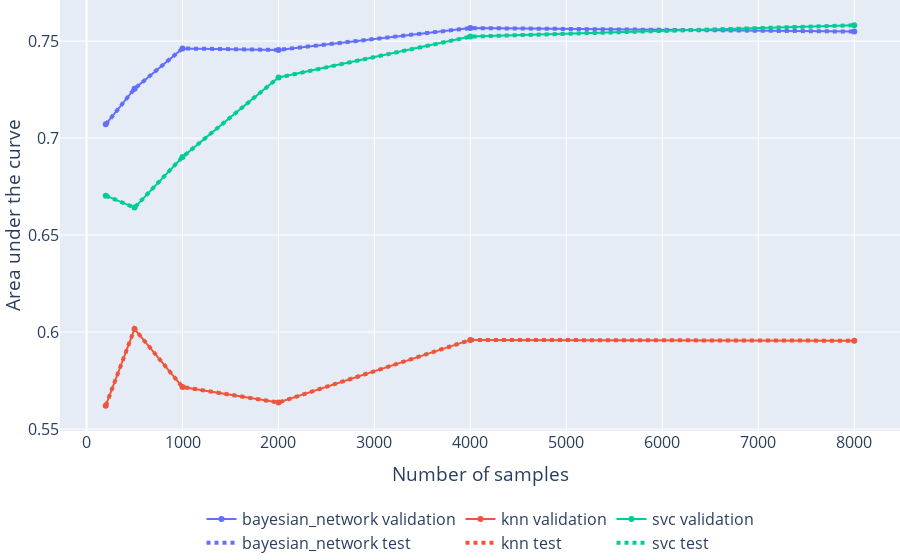
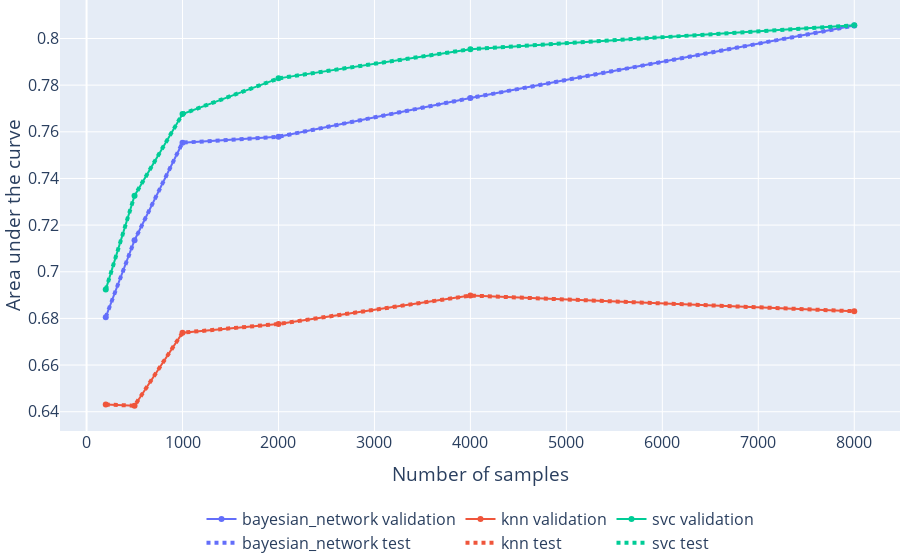

Notebook cell for these charts, in order:
### Code cell
for dataset_choice, num_samples in zip(["eclipse_72k", "mozilla_200k"], [4000,8000]):
    d = df.query(f"dataset_choice == '{dataset_choice}'")
    d.sort_values(["num_samples","algorithm_group"],inplace=True)
    d = d.rename({"accuracy_val": "Validation accuracy with best threshold", "accuracy_test": "Test accuracy with best threshold", "num_samples": "Number of samples"}, axis=1)
    fig = px.line(
        d,
        x="Number of samples",
        y="auc_val",
        color="algorithm_group",
        markers=True,
    )
    for i,trace in enumerate(fig.data):
        trace.name =  trace.name + ' validation'
    fig2 = px.line(d, x="Number of samples", y="auc_test", color="algorithm_group")
    for i,trace in enumerate(fig2.data):
        trace.name = trace.name + ' test'
    fig2.update_traces(patch={"line": {"dash": 'dot', 'width': 4}}) 
    for i in range(3):
        fig.add_trace(fig2.data[i])
    fig.update_layout(
        font=dict(size=16),  # Set the default font size for all text elements in the figure
        margin=dict(l=0, r=0, t=0, b=0) # remove the borders in white
    )
    fig.update_yaxes(title_text="Area under the curve")
    fig.update_layout(legend=dict(
        orientation="h",
        yanchor="bottom",
        xanchor="center",
        x=0.5,
        y=-0.3,
        title="",
    ))
    fig.write_image(f"../../data/baseline_studies/{dataset_choice}_auc.png", format="png", scale=3)
    fig.show()
    # Then the confusion matrix
    d = df.query(f"dataset_choice == '{dataset_choice}' & num_samples == {num_samples}")
    d.sort_values(["num_samples","algorithm_group"],inplace=True)
    for i,l in d.iterrows():
        conf_matrix_test = l["confusion_matrix_test"]
        algo = l['classifier']
        for conf_matrix_name, conf_matrix_id in zip(["Validation", "Test"],["val","test"]):
            conf_matrix = l[f"confusion_matrix_{conf_matrix_id}"]
            f1 = l[f"f1_{conf_matrix_id}"]
            threashold = l[f"threashold_{conf_matrix_id}"]
            print(f"{dataset_choice} {conf_matrix_name} threashold {threashold:.2f} {algo}", l.params)
            plot_confusion(
                conf_matrix=np.array(conf_matrix),
                unique_values=[0, 1],
                title=f"",
                backend=None,
                name_tot_line="Sum of line",#\nPrecision\n(Diagonal: Accucy)",
                name_tot_cols="Sum of column",#\nRecall",
                complement=False,
                cmap="coolwarm",
                shift_max=1.,
                folder_path=Path(f"../../data/baseline_studies/"),
                id=f"{dataset_choice}_{conf_matrix_id}_{algo}",
            )

### Figure 1 — Plotly figure (JSON) as saved in the notebook; plotly's stock layout.template omitted (floating-point values rounded to 4 significant figures)
{"data": [{"hovertemplate": "algorithm_group=bayesian_network<br>Number of samples=%{x}<br>auc_val=%{y}<extra></extra>", "legendgroup": "bayesian_network", "line": {"color": "#636efa", "dash": "solid"}, "marker": {"symbol": "circle"}, "mode": "markers+lines", "name": "bayesian_network validation", "orientation": "v", "showlegend": true, "type": "scatter", "x": [200, 500, 1000, 2000, 4000, 8000], "xaxis": "x", "y": [0.7071, 0.7255, 0.7462, 0.7455, 0.7567, 0.7549], "yaxis": "y"}, {"hovertemplate": "algorithm_group=knn<br>Number of samples=%{x}<br>auc_val=%{y}<extra></extra>", "legendgroup": "knn", "line": {"color": "#EF553B", "dash": "solid"}, "marker": {"symbol": "circle"}, "mode": "markers+lines", "name": "knn validation", "orientation": "v", "showlegend": true, "type": "scatter", "x": [200, 500, 1000, 2000, 4000, 8000], "xaxis": "x", "y": [0.562, 0.6016, 0.5716, 0.5637, 0.5959, 0.5955], "yaxis": "y"}, {"hovertemplate": "algorithm_group=svc<br>Number of samples=%{x}<br>auc_val=%{y}<extra></extra>", "legendgroup": "svc", "line": {"color": "#00cc96", "dash": "solid"}, "marker": {"symbol": "circle"}, "mode": "markers+lines", "name": "svc validation", "orientation": "v", "showlegend": true, "type": "scatter", "x": [200, 500, 1000, 2000, 4000, 8000], "xaxis": "x", "y": [0.6703, 0.6642, 0.6903, 0.7312, 0.7523, 0.7582], "yaxis": "y"}, {"hovertemplate": "algorithm_group=bayesian_network<br>Number of samples=%{x}<br>auc_test=%{y}<extra></extra>", "legendgroup": "bayesian_network", "line": {"color": "#636efa", "dash": "dot", "width": 4}, "marker": {"symbol": "circle"}, "mode": "lines", "name": "bayesian_network test", "orientation": "v", "showlegend": true, "type": "scatter", "x": [200, 500, 1000, 2000, 4000, 8000], "xaxis": "x", "y": [0.7071, 0.7255, 0.7462, 0.7455, 0.7567, 0.7549], "yaxis": "y"}, {"hovertemplate": "algorithm_group=knn<br>Number of samples=%{x}<br>auc_test=%{y}<extra></extra>", "legendgroup": "knn", "line": {"color": "#EF553B", "dash": "dot", "width": 4}, "marker": {"symbol": "circle"}, "mode": "lines", "name": "knn test", "orientation": "v", "showlegend": true, "type": "scatter", "x": [200, 500, 1000, 2000, 4000, 8000], "xaxis": "x", "y": [0.562, 0.6016, 0.5716, 0.5637, 0.5959, 0.5955], "yaxis": "y"}, {"hovertemplate": "algorithm_group=svc<br>Number of samples=%{x}<br>auc_test=%{y}<extra></extra>", "legendgroup": "svc", "line": {"color": "#00cc96", "dash": "dot", "width": 4}, "marker": {"symbol": "circle"}, "mode": "lines", "name": "svc test", "orientation": "v", "showlegend": true, "type": "scatter", "x": [200, 500, 1000, 2000, 4000, 8000], "xaxis": "x", "y": [0.6703, 0.6642, 0.6903, 0.7312, 0.7523, 0.7582], "yaxis": "y"}], "layout": {"font": {"size": 16}, "legend": {"orientation": "h", "title": {"text": ""}, "tracegroupgap": 0, "x": 0.5, "xanchor": "center", "y": -0.3, "yanchor": "bottom"}, "margin": {"b": 0, "l": 0, "r": 0, "t": 0}, "xaxis": {"anchor": "y", "domain": [0, 1], "title": {"text": "Number of samples"}}, "yaxis": {"anchor": "x", "domain": [0, 1], "title": {"text": "Area under the curve"}}}}

### Figure 2 — Plotly figure (JSON) as saved in the notebook; plotly's stock layout.template omitted (floating-point values rounded to 4 significant figures)
{"data": [{"hovertemplate": "algorithm_group=bayesian_network<br>Number of samples=%{x}<br>auc_val=%{y}<extra></extra>", "legendgroup": "bayesian_network", "line": {"color": "#636efa", "dash": "solid"}, "marker": {"symbol": "circle"}, "mode": "markers+lines", "name": "bayesian_network validation", "orientation": "v", "showlegend": true, "type": "scatter", "x": [200, 500, 1000, 2000, 4000, 8000], "xaxis": "x", "y": [0.6806, 0.7135, 0.7553, 0.7579, 0.7745, 0.8056], "yaxis": "y"}, {"hovertemplate": "algorithm_group=knn<br>Number of samples=%{x}<br>auc_val=%{y}<extra></extra>", "legendgroup": "knn", "line": {"color": "#EF553B", "dash": "solid"}, "marker": {"symbol": "circle"}, "mode": "markers+lines", "name": "knn validation", "orientation": "v", "showlegend": true, "type": "scatter", "x": [200, 500, 1000, 2000, 4000, 8000], "xaxis": "x", "y": [0.6431, 0.6426, 0.6739, 0.6776, 0.6898, 0.6831], "yaxis": "y"}, {"hovertemplate": "algorithm_group=svc<br>Number of samples=%{x}<br>auc_val=%{y}<extra></extra>", "legendgroup": "svc", "line": {"color": "#00cc96", "dash": "solid"}, "marker": {"symbol": "circle"}, "mode": "markers+lines", "name": "svc validation", "orientation": "v", "showlegend": true, "type": "scatter", "x": [200, 500, 1000, 2000, 4000, 8000], "xaxis": "x", "y": [0.6923, 0.7326, 0.7676, 0.7829, 0.7954, 0.8057], "yaxis": "y"}, {"hovertemplate": "algorithm_group=bayesian_network<br>Number of samples=%{x}<br>auc_test=%{y}<extra></extra>", "legendgroup": "bayesian_network", "line": {"color": "#636efa", "dash": "dot", "width": 4}, "marker": {"symbol": "circle"}, "mode": "lines", "name": "bayesian_network test", "orientation": "v", "showlegend": true, "type": "scatter", "x": [200, 500, 1000, 2000, 4000, 8000], "xaxis": "x", "y": [0.6806, 0.7135, 0.7553, 0.7579, 0.7745, 0.8056], "yaxis": "y"}, {"hovertemplate": "algorithm_group=knn<br>Number of samples=%{x}<br>auc_test=%{y}<extra></extra>", "legendgroup": "knn", "line": {"color": "#EF553B", "dash": "dot", "width": 4}, "marker": {"symbol": "circle"}, "mode": "lines", "name": "knn test", "orientation": "v", "showlegend": true, "type": "scatter", "x": [200, 500, 1000, 2000, 4000, 8000], "xaxis": "x", "y": [0.6431, 0.6426, 0.6739, 0.6776, 0.6898, 0.6831], "yaxis": "y"}, {"hovertemplate": "algorithm_group=svc<br>Number of samples=%{x}<br>auc_test=%{y}<extra></extra>", "legendgroup": "svc", "line": {"color": "#00cc96", "dash": "dot", "width": 4}, "marker": {"symbol": "circle"}, "mode": "lines", "name": "svc test", "orientation": "v", "showlegend": true, "type": "scatter", "x": [200, 500, 1000, 2000, 4000, 8000], "xaxis": "x", "y": [0.6923, 0.7326, 0.7676, 0.7829, 0.7954, 0.8057], "yaxis": "y"}], "layout": {"font": {"size": 16}, "legend": {"orientation": "h", "title": {"text": ""}, "tracegroupgap": 0, "x": 0.5, "xanchor": "center", "y": -0.3, "yanchor": "bottom"}, "margin": {"b": 0, "l": 0, "r": 0, "t": 0}, "xaxis": {"anchor": "y", "domain": [0, 1], "title": {"text": "Number of samples"}}, "yaxis": {"anchor": "x", "domain": [0, 1], "title": {"text": "Area under the curve"}}}}
